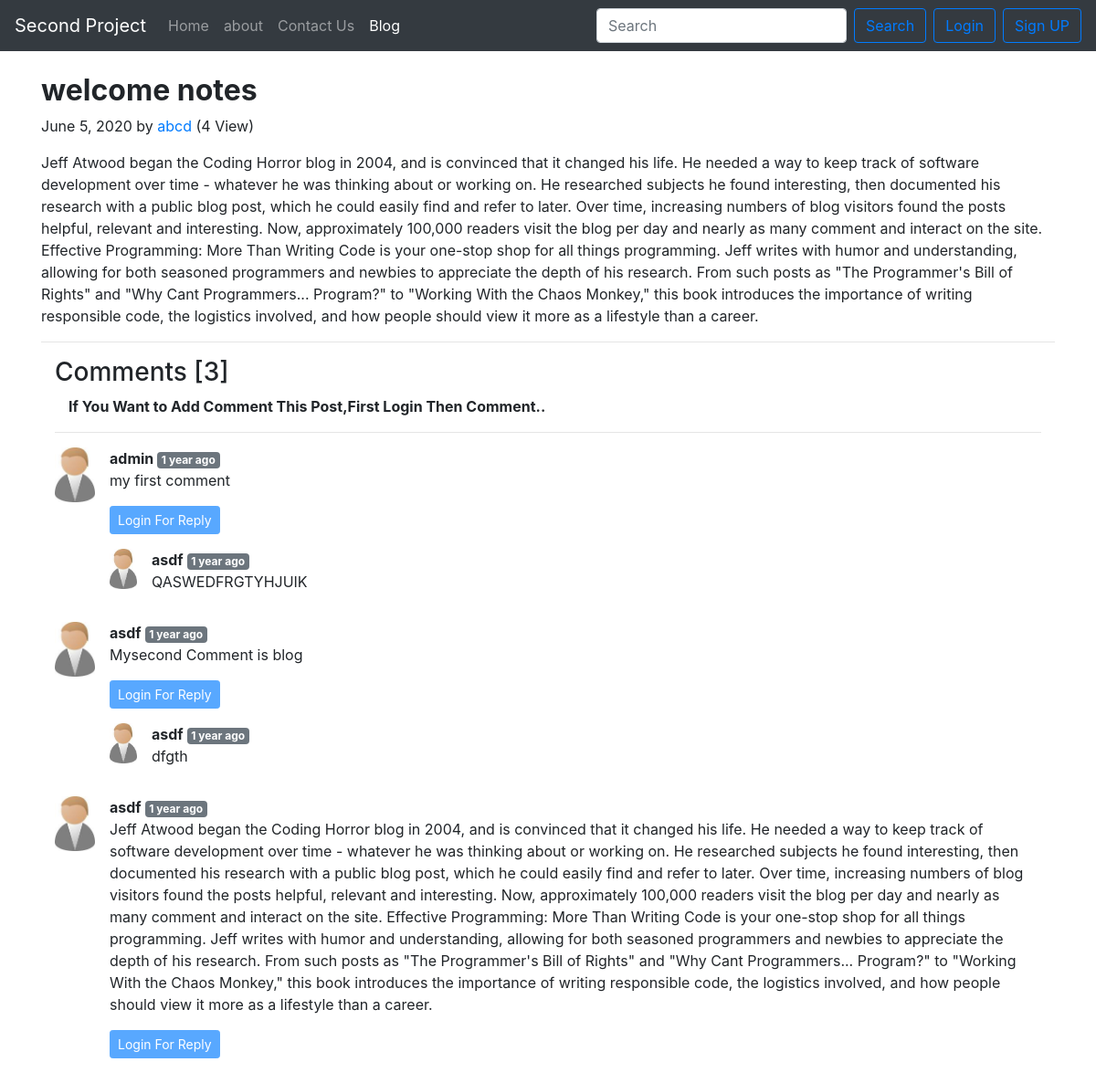
/blog/first-blog/, run on the app's committed database.
### blog/models.py (models this page shows, shortened)
class Blog(models.Model):
	post_id = models.AutoField(primary_key=True)
	autore_name= models.CharField(max_length=100)
	title = models.CharField(max_length=250)
	desc = RichTextUploadingField()
	views = models.IntegerField(default=0)
	slug = models.CharField(max_length = 130)
	pub_date = models.DateField(blank=True)

class BlogComment(models.Model):
	sr_no= models.AutoField(primary_key = True)
	comment= models.TextField()
	user=models.ForeignKey(User,on_delete=models.CASCADE)
	post=models.ForeignKey(Blog,on_delete=models.CASCADE)
	parent = models.ForeignKey('self' , on_delete=models.CASCADE,null=True)
	timestamp=models.DateTimeField(default=now)
	def __str__(self):
		return self.comment[:10]

### blog/views.py (the view)
# urls.py: path('<str:slug>/', views.blogpost,name='BlogPost'),
def blogpost(request,slug):
	if request.session.has_key('username'):
		post = Blog.objects.filter(slug=slug).first()
		post.views = post.views + 1
		post.save()
		comment = BlogComment.objects.filter(post=post,parent=None)
		reply_comment = BlogComment.objects.filter(post=post).exclude(parent=None)
		replyDict = {}
		for reply in reply_comment:
			if reply.parent.sr_no not in replyDict.keys():
				replyDict[reply.parent.sr_no] =[reply]
			else:
				replyDict[reply.parent.sr_no].append(reply)
		print(replyDict)
		context = { "post" :post , "comments" : comment ,"reply_comment":replyDict, 'udata' : request.session['username']}
		return render(request , "blog/blogpost.html", context)
	else:
		post = Blog.objects.filter(slug=slug).first()
		post.views = post.views + 1
		post.save()
		comment = BlogComment.objects.filter(post=post,parent=None)
		reply_comment = BlogComment.objects.filter(post=post).exclude(parent=None)
		replyDict = {}
		for reply in reply_comment:
			if reply.parent.sr_no not in replyDict.keys():
				replyDict[reply.parent.sr_no] =[reply]
			else:
				replyDict[reply.parent.sr_no].append(reply)
		print(replyDict)
		context = { "post" :post , "comments" : comment ,"reply_comment":replyDict}
		return render(request , "blog/blogpost.html", context)

### blog/templatetags/extras.py (called while the page is built)
@register.filter(name='get_val')
def get_val(dict , key):
	return dict.get(key)

### templates/blog/blogpost.html (shortened to what this page needs)
{% extends 'Home/header.html' %}
{% block blogactive %} active {% endblock blogactive %}
{% load static %}
{% load humanize %}
{% load extras %}
{% block body%}
 <div class="container my-4">
 	<div class="blog-post">
        <h2 class="blog-post-title"><strong>{{ post.title }}</strong></h2>
        <p class="blog-post-meta">{{ post.pub_date }} by <a href="#">{{ post.autore_name }}</a> (<span>{{post.views}} View</span>)</p>
        <p> {{ post.desc|safe }} </p>
      </div>
      <hr>
      <div class="container">
      <h3>Comments [{{ comments|length }}]</h3>
      {% if udata %}
      	<form action="/blog/postComment" method="post"> {% csrf_token %}
      		<label for="inputPassword5">Enter Comment:</label>
			<input type="text" id="comment" name="comment" class="form-control mb-2" placeholder="Enter the Comment here.">
      		<input type="hidden" name="post_srno" id="post_srno" value="{{post.post_id}}">
      		<input type="hidden" name="comment_srno" id="comment_srno" value="">
      		<button type="submit" class="btn btn-primary">Submit</button>
      	</form>
      {% else %}
      		<div class="container">
      			<strong>If You Want to Add Comment This Post,First Login Then Comment..</strong>
      		</div>
      		<hr>
      {% endif %}
      	{% for comment in comments %}
      		<div class="media my-2">
			  <img src="/static/img/person.jpg" class="mr-3"  style="width: 44px" alt="noimage">
			  <div class="media-body">
			  	<div class="mt-0" > <strong>{{comment.user}} </strong><span class="badge badge-secondary"> {{ comment.timestamp | naturaltime }}</span></div>
			    <p &nbsp;> {{comment.comment}}</p>
			    <div class="replay mx-0">
			    	{% if udata %}
			    	<p>
			  <button class="btn btn-primary btn-sm" type="button" data-toggle="collapse" data-target="#replybox{{comment.sr_no}}" aria-expanded="false" aria-controls="replybox{{comment.sr_no}}">
    Add Reply
  </button>
</p>
{% else %}
<p>
			  <button class="btn btn-primary btn-sm" type="button" data-toggle="collapse" data-target="#replybox{{comment.sr_no}}" aria-expanded="false" aria-controls="replybox{{comment.sr_no}}" disabled="">
    Login For Reply
  </button></p>
{% endif %}
{% for r_comment in reply_comment|get_val:comment.sr_no %}
<div class="row mx-0 my-2">
	<img src="/static/img/person.jpg" class="mr-3"  style="width: 30px;height: 44px;" alt="noimage">
			  <div class="media-body">
			  	<div class="mt-0" > <strong>{{r_comment.user}} </strong><span class="badge badge-secondary"> {{ r_comment.timestamp | naturaltime }}</span></div>
			    <p &nbsp;> {{r_comment.comment}}</p>
</div>
			    </div>
			    {% endfor %}
			  </div>
			</div>
      </div>
      	{% endfor %}
 </div>
{% endblock%}

### templates/home/header.html (shortened to what this page needs)
<!doctype html>
<html lang="en">
<head>
    <link rel="stylesheet" href="https://stackpath.bootstrapcdn.com/bootstrap/4.2.1/css/bootstrap.min.css">
</head>
<body>
    <nav class="navbar navbar-expand-lg navbar-dark bg-dark">
        <a class="navbar-brand" href="">Second Project</a>
        <div class="collapse navbar-collapse" id="navbarSupportedContent">
            <ul class="navbar-nav mr-auto">
                <li class="nav-item  {% block homeactive %} {% endblock homeactive %}">
                    <a class="nav-link" href="/">Home <span class="sr-only">(current)</span></a>
                </li>
                <li class="nav-item {% block aboutactive %} {% endblock aboutactive %} ">
                    <a class="nav-link" href="/about">about</a>
                </li>
                <li class="nav-item {% block contactactive %} {% endblock contactactive %} ">
                    <a class="nav-link" href="/contact">Contact Us</a>
                </li>
                <li class="nav-item {% block blogactive %} {% endblock blogactive %} ">
                    <a class="nav-link" href="/blog">Blog</a>
                </li>
            </ul>
            <form class="form-inline my-2 my-lg-0" method="get" action="/search">
                <input class="form-control mr-sm-2" type="search" placeholder="Search" aria-label="Search" id="search" name="search">
                <button class="btn btn-outline-primary my-2 mr-2 my-sm-0" type="submit">Search</button>
            </form>
             {% if udata %}
                <ul class="navbar-nav ">
                    <li class="nav-item dropdown">
                        <button class="btn btn-secondary dropdown-toggle" type="button" id="dropdownMenu2" data-toggle="dropdown" aria-haspopup="true" aria-expanded="false">
    Wel Come <b style="color: #000"> {{ udata }}</b>
  </button>
                        <div class="dropdown-menu" aria-labelledby="dropdownMenu2">
                            <a class="dropdown-item" type="button" href="/logout">Logout</a>
                        </div>
                    </li>
                </ul>
                {% else %}
                <button type="button" class="btn btn-outline-primary mr-2" data-toggle="modal" data-target="#loginmodal">
  Login
</button>
                <button type="button" class="btn btn-outline-primary" data-toggle="modal" data-target="#signupmodal">
  Sign UP
</button> {% endif %}
        </div>
    </nav>
    {% block body%} {% endblock%}
</body>
</html>

### data on the page
Blog: title "welcome notes", pub_date "June 5, 2020", autore_name "abcd", views "4", desc "Jeff Atwood began the Coding Horror blog in 2004, and is convinced that it changed his life. He needed a way to keep track of software development over time - whatever he was thinking about or working on. He researched subjects he found interesting, then documented his research with a public blog post, which he could easily find and refer to later. Over time, increasing numbers of blog visitors found the posts helpful, relevant and interesting. Now, approximately 100,000 readers visit the blog per day and nearly as many comment and interact on the site. Effective Programming: More Than Writing Code is your one-stop shop for all things programming. Jeff writes with humor and understanding,…"
BlogComment: user "admin", timestamp "1 year ago", comment "my first comment"
BlogComment: user "asdf", timestamp "1 year ago", comment "QASWEDFRGTYHJUIK"
BlogComment: user "asdf", timestamp "1 year ago", comment "Mysecond Comment is blog"
BlogComment: user "asdf", timestamp "1 year ago", comment "dfgth"
BlogComment: user "asdf", timestamp "1 year ago", comment "Jeff Atwood began the Coding Horror blog in 2004, and is convinced that it changed his life. He needed a way to keep track of software development over time - whatever he was thinking about or working on. He researched subjects he found interesting, then documented his research with a public blog post, which he could easily find and refer to later. Over time, increasing numbers of blog visitors found the posts helpful, relevant and interesting. Now, approximately 100,000 readers visit the blog per day and nearly as many comment and interact on the site. Effective Programming: More Than Writing Code is your one-stop shop for all things programming. Jeff writes with humor and understanding,…"

### other printed values
{{ comments|length }} "3"
